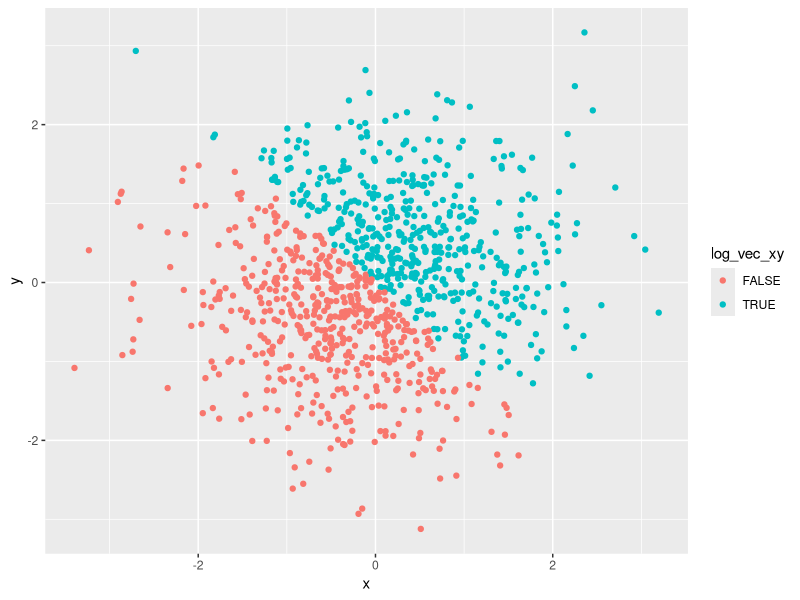
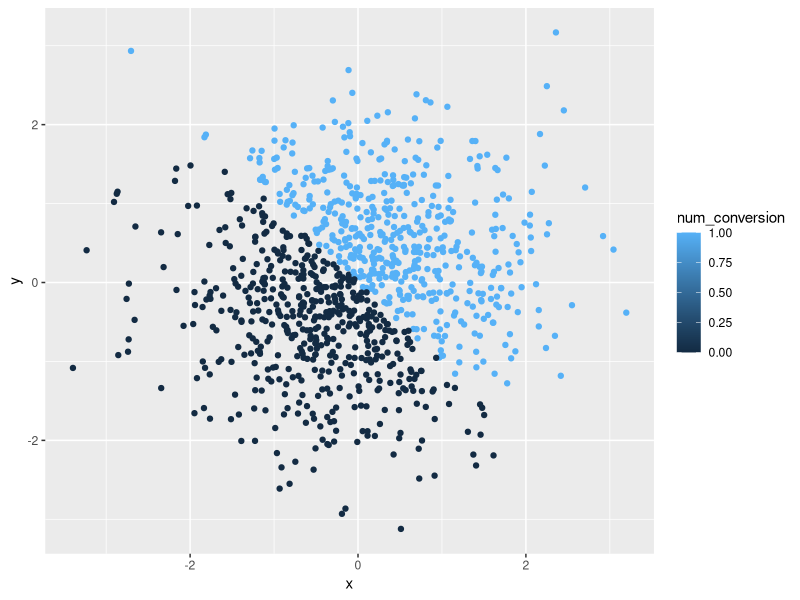
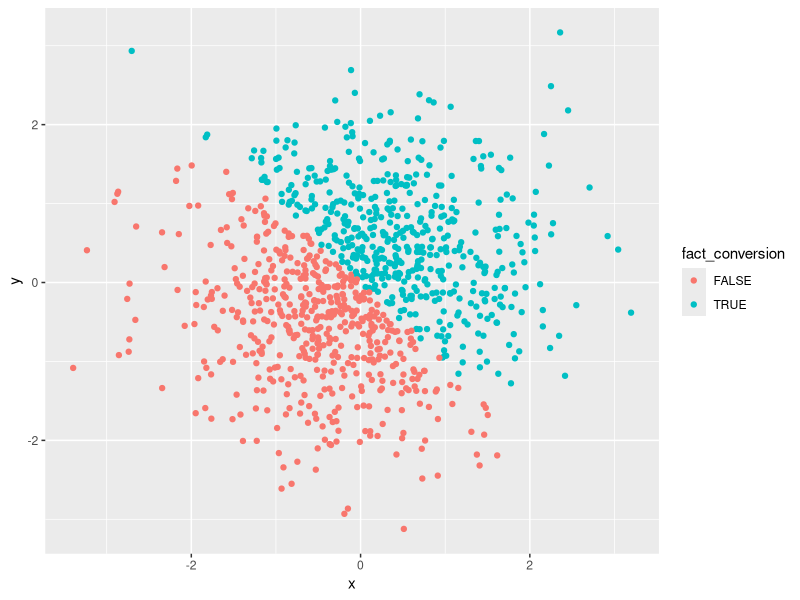

Source code (R) for these figures, in order:
## ---- chunk 1
knitr::opts_chunk$set(echo = TRUE)
library(tidyverse)
## ---- chunk 2
set.seed(1234)

size10_df = tibble(
  unif_sample = runif(10, 0, 5),
  log_vec_gr2 = c("unif_sample" > 2),
  char_vec_ln10 = c("I", "do", "not", "know", "what", "I", "am", "doing", "right", "now"),
  fact_vec_ln10 = factor(c("one", "two", "three", "one", "one", "three", "two", "two", "two", "three"))
)
## ---- chunk 3
mean(size10_df$log_vec_gr2)
## ---- chunk 4
mean(size10_df$char_vec_ln10)
## ---- chunk 5
mean(size10_df$fact_vec_ln10)
## ---- chunk 6
as.numeric(size10_df$log_vec_gr2)
as.numeric(size10_df$char_vec_ln10)
as.numeric(size10_df$fact_vec_ln10)
## ---- chunk 7
as.numeric(as.factor(size10_df$char_vec_ln10))
as.numeric(as.character(size10_df$fact_vec_ln10))
## ---- chunk 8
set.seed(1234)
norm_1000_df = tibble(
  x = rnorm(1000),
  y = rnorm(1000),
  log_vec_xy = c(x+y > 0),
  num_conversion = as.numeric(log_vec_xy),
  fact_conversion = as.factor(log_vec_xy)
)
## ---- chunk 9
xy_plot1 = ggplot(norm_1000_df, aes(x = x, y = y, color= log_vec_xy)) + geom_point()

## ---- chunk 10
xy_plot2 = ggplot(norm_1000_df, aes(x = x, y = y, color= num_conversion)) + geom_point()

## ---- chunk 11
xy_plot3 = ggplot(norm_1000_df, aes(x = x, y = y, color= fact_conversion)) + geom_point()

